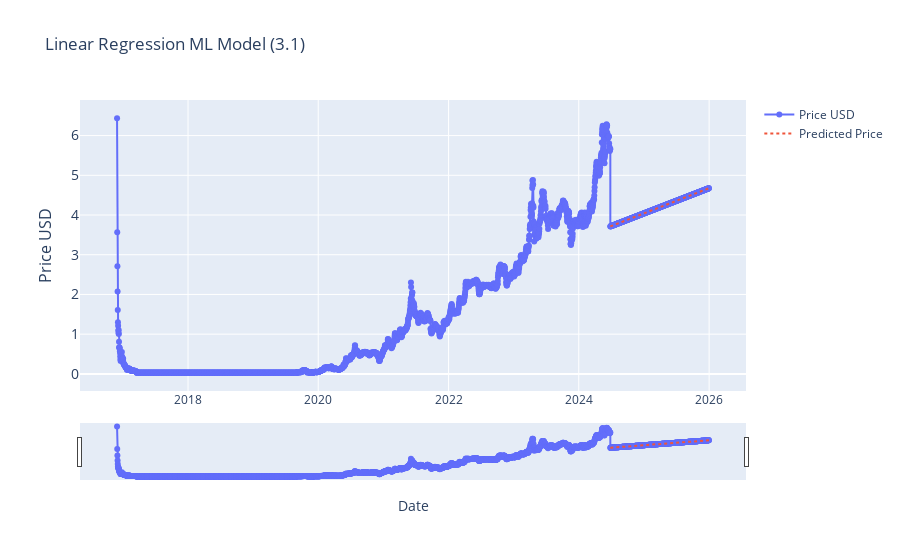

Source (notebook cell):
### Code cell
# Linear Regression (3.1) FUTURE MODELLING STRATEGY

# Linear Regression (3.1)

from sklearn.linear_model import LinearRegression
from sklearn.model_selection import train_test_split
import plotly.graph_objects as go
import pandas as pd
from ipywidgets import interact, DatePicker
import numpy as np

current_item['date_ordinal'] = current_item.index.map(pd.Timestamp.toordinal)
X = current_item['date_ordinal'].values.reshape(-1, 1)
y = current_item['price_usd'].values

# THIS SECTION IS FOR FUTURE PRICE PREDICTION:
future_dates = pd.date_range(start=current_item.index[-1], end='2025-12-31')
future_dates_ordinal = future_dates.map(pd.Timestamp.toordinal).values.reshape(-1, 1)

# intialize the model (like initialising a variable)
model_lr = LinearRegression()
model_lr.fit(X, y)

# make predictions
y_pred = model_lr.predict(future_dates_ordinal)

# Create a DataFrame for future predictions
future_df = pd.DataFrame(data={'date': future_dates, 'price_usd': y_pred})
future_df.set_index('date', inplace=True)

# Combine current_item and future_df
combined_df = pd.concat([current_item, future_df])

def update_graph(start_date, end_date):
    # Filtering the data based on the date range
    mask = (combined_df.index >= pd.to_datetime(start_date)) & (combined_df.index <= pd.to_datetime(end_date))
    filtered_data = combined_df.loc[mask]

    # Creating the plot
    fig = go.Figure()
    fig.add_trace(go.Scatter(x=filtered_data.index, y=filtered_data['price_usd'], mode='lines+markers', name='Price USD'))

    # Add the predicted prices
    fig.add_trace(go.Scatter(x=future_df.index, y=future_df['price_usd'], mode='lines', name='Predicted Price', line=dict(dash='dot')))

    # Formatting
    fig.update_layout(
        title='Linear Regression ML Model (3.1)',
        xaxis_title='Date',
        yaxis_title='Price USD',
        yaxis=dict(
            title='Price USD',
            titlefont_size=16,
            tickfont_size=14,
        ),
        xaxis=dict(  # Added lines for range slider
            rangeslider=dict(
                visible=True
            ),
            type="date"
        ),
        showlegend=True
    )

    fig.show()

# Creating interactive widgets for date selection
start_date_picker = DatePicker(description='Start Date', value=combined_df.index[0], disabled=False)
end_date_picker = DatePicker(description='End Date', value=combined_df.index[-1], disabled=False)

# Display the interactive widget
interact(update_graph, start_date=start_date_picker, end_date=end_date_picker)

### Figure 1 — Plotly figure (JSON) as saved in the notebook; plotly's stock layout.template omitted (floating-point values rounded to 4 significant figures; data arrays with more than 128 entries replaced by an {"elided": "..."} marker saying what was removed)
{"data": [{"mode": "lines+markers", "name": "Price USD", "type": "scatter", "x": {"elided": "3321 str values"}, "y": {"elided": "3321 float values"}}, {"line": {"dash": "dot"}, "mode": "lines", "name": "Predicted Price", "type": "scatter", "x": {"elided": "554 str values"}, "y": {"elided": "554 float values"}}], "layout": {"showlegend": true, "title": {"text": "Linear Regression ML Model (3.1)"}, "xaxis": {"rangeslider": {"visible": true}, "title": {"text": "Date"}, "type": "date"}, "yaxis": {"tickfont": {"size": 14}, "title": {"font": {"size": 16}, "text": "Price USD"}}}}
